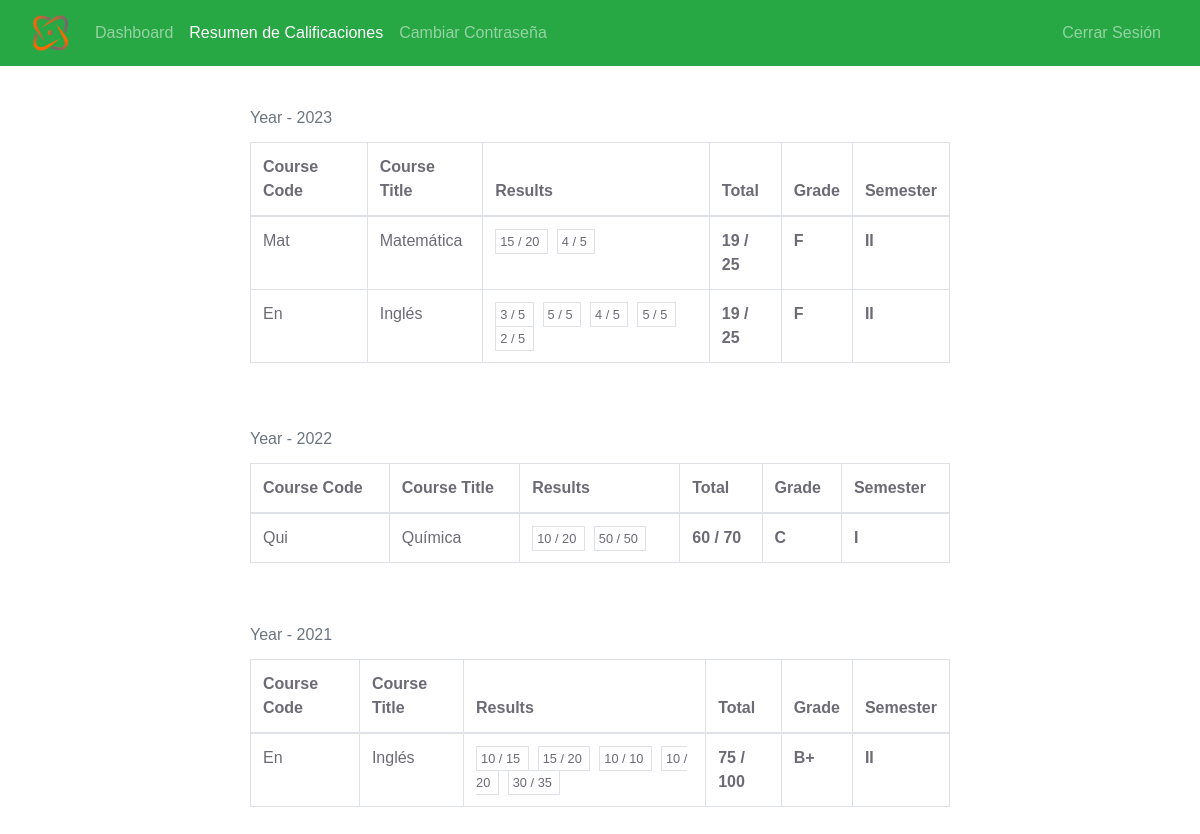
The app's page /Student/grade.php (signed in) with its own data.
### tables this page shows
CREATE TABLE `student_score` (
  `id` int(11) NOT NULL,
  `semester` varchar(100) NOT NULL,
  `year` int(11) NOT NULL,
  `student_id` int(11) NOT NULL,
  `teacher_id` int(11) NOT NULL,
  `subject_id` int(11) NOT NULL,
  `results` varchar(512) NOT NULL
);

CREATE TABLE `subjects` (
  `subject_id` int(11) NOT NULL,
  `subject` varchar(31) NOT NULL,
  `subject_code` varchar(31) NOT NULL,
  `grade` int(11) NOT NULL
);

### Student/data/score.php (called while the page is built)
<?php
function getScoreById($student_id, $conn){
   $sql = "SELECT * FROM student_score
           WHERE student_id=? ORDER BY year DESC";
   $stmt = $conn->prepare($sql);
   $stmt->execute([$student_id]);
   if ($stmt->rowCount() > 0) {
     $student_scores = $stmt->fetchAll();
     return $student_scores;
   }else {
    return 0;
   }
}
function gradeCalc($grade){
   $g = "";
   if ($grade >= 92) {
       $g = "A+";
   }else if ($grade >= 86) {
       $g = "A";
   }else if ($grade >= 80) {
       $g = "A-";
   }else if ($grade >= 75) {
       $g = "B+";
   }else if ($grade >= 70) {
       $g = "B";
   }else if ($grade >= 66) {
       $g = "B-";
   }else if ($grade >= 60) {
       $g = "C";
   }else if ($grade >= 55) {
       $g = "C-";
   }else if ($grade >= 50) {
       $g = "D+";
   }else if ($grade >= 45) {
       $g = "D";
   }else if ($grade >= 40) {
       $g = "D-";
   }else if ($grade < 39) {
       $g = "F";
   }
   return $g;
}

### Student/data/subject.php (called while the page is built, shortened)
<?php
function getSubjectById($subject_id, $conn){
   $sql = "SELECT * FROM subjects
           WHERE subject_id=?";
   $stmt = $conn->prepare($sql);
   $stmt->execute([$subject_id]);
   if ($stmt->rowCount() == 1) {
     $subject = $stmt->fetch();
     return $subject;
   }else {
   	return 0;
   }
}
 ?>

### Student/grade.php (the view, shortened to what this page needs)
<?php
if (isset($_SESSION['student_id']) &&
    isset($_SESSION['role'])) {
    if ($_SESSION['role'] == 'Student') {
     include "../DB_connection.php";
     include "data/score.php";
     include "data/subject.php";
     $student_id = $_SESSION['student_id'];
     $scores = getScoreById($student_id, $conn);
 ?>
<!DOCTYPE html>
<html lang="en">
<head>
	<link rel="stylesheet" href="https://cdn.jsdelivr.net/npm/bootstrap@5.2.0/dist/css/bootstrap.min.css">
	<link rel="stylesheet" href="../css/style.css">
  <link rel="stylesheet" href="https://cdnjs.cloudflare.com/ajax/libs/font-awesome/4.7.0/css/font-awesome.min.css">
</head>
<body>
    <?php
        include "inc/navbar.php";
        if ($scores != 0) {
     ?>
     <div class="d-flex justify-content-center align-items-center flex-column pt-4">
         <?php
            $check = 0;
            foreach ($scores as $score) {
              if($score['year'] == $check){
                $check = $score['year'];
                $csubject = getSubjectById($score['subject_id'], $conn);
          ?>
          <tr>
            <td><?=$csubject['subject_code']?></th>
            <td><?=$csubject['subject']?></th>
            <td>
              <?php
                  $total = 0;
                  $outOf = 0;
                  $results = explode(',', trim($score['results']));
                  foreach ($results as $result) {
                    $temp =  explode(' ', trim($result));
                     $total +=$temp[0];
                     $outOf +=$temp[1];
               ?>
              <small class="border p-1">
                <?=$temp[0]?> / <?=$temp[1]?>
              </small>&nbsp;
            <?php } ?>
            <th><?=$total?> / <?=$outOf?></th>
            <th><?php
                echo gradeCalc($total);
               ?></th>
            <th><?=$score['semester']?></th>
          </tr>
        <?php }else {
          $check = $score['year'];
          $csubject = getSubjectById($score['subject_id'], $conn);
        ?>
         <div class="table-responsive " style="width: 90%; max-width: 700px;">
              <table class="table table-bordered mt-1 mb-5 n-table">
                 <caption style="caption-side:top">Year - <?=$score['year']?> </caption>
                <thead>
                  <tr>
                    <th scope="col">Course Code</th>
                    <th scope="col">Course Title</th>
                    <th scope="col">Results</th>
                    <th scope="col">Total</th>
                    <th scope="col">Grade</th>
                    <th scope="col">Semester</th>
                  </tr>
                </thead>
                <tbody>
                  <tr>
            <td><?=$csubject['subject_code']?></th>
            <td><?=$csubject['subject']?></th>
            <td>
              <?php
                  $total = 0;
                  $outOf = 0;
                  $results = explode(',', trim($score['results']));
                  foreach ($results as $result) {
                    $temp =  explode(' ', trim($result));
                    $total += $temp[0];
                    $outOf += $temp[1];
               ?>
              <small class="border p-1">
                <?=$temp[0]?> / <?=$temp[1]?>
              </small>&nbsp;
            <?php } ?>
            <th><?=$total?> / <?=$outOf?></th>
            <th><?php
                echo gradeCalc($total);
               ?></th>
            <th><?=$score['semester']?></th>
          </tr>
        <?php } if($score['year'] != $check){ ?>
  <?php  } } ?>
   <?php } ?>
</body>
</html>
<?php
  }else {
    header("Location: ../login.php");
    exit;
  }
}else {
	header("Location: ../login.php");
	exit;
}
?>

### records on screen
student_score: year "2023", subject.subject_code "Mat", subject.subject "Matemática", results "15", results "20", results "4", results "5", total "19", outOf "25", total "F", semester "II"
student_score: subject.subject_code "En", subject.subject "Inglés", results "3", results "5", results "4", results "2", total "19", outOf "25", total "F", semester "II"
student_score: year "2022", subject.subject_code "Qui", subject.subject "Química", results "10", results "20", results "50", total "60", outOf "70", total "C", semester "I"
student_score: year "2021", subject.subject_code "En", subject.subject "Inglés", results "10", results "15", results "20", results "30", results "35", total "75", outOf "100", total "B+", semester "II"
